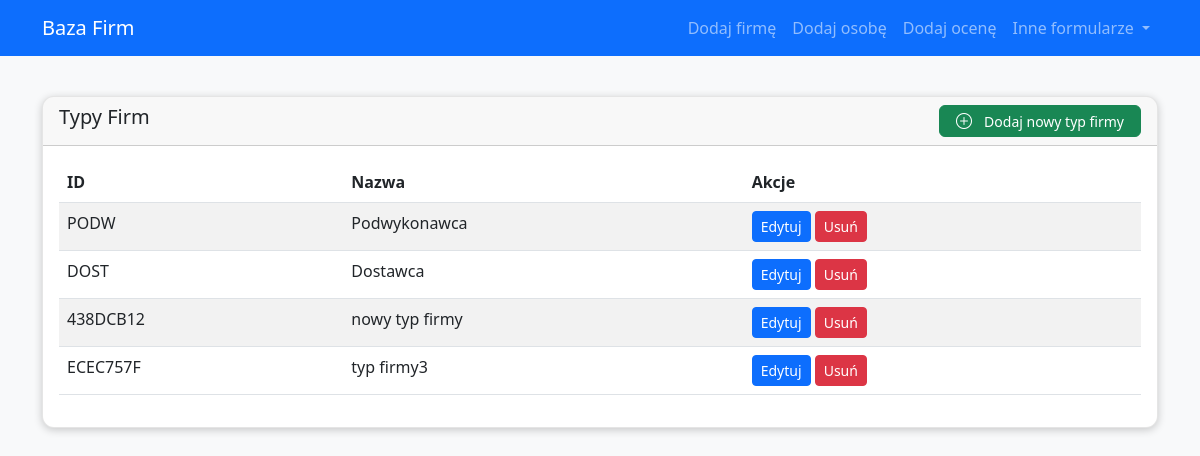
The page /company_types on the database as committed earlier.
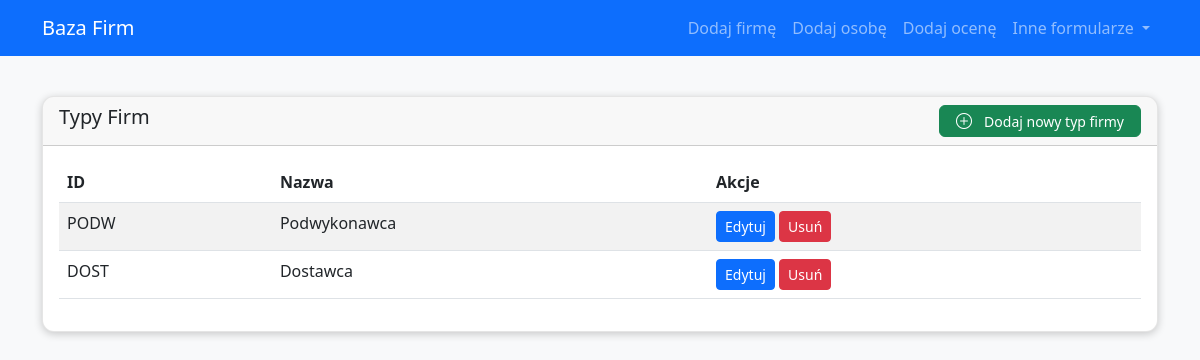
The same page on the database as committed later.
### app/models.py (models this page shows)
class FirmyTyp(db.Model):
    __tablename__ = 'FIRMY_TYP'
    ID_FIRMY_TYP = db.Column(db.Text, primary_key=True)
    Typ_firmy = db.Column(db.Text)
    firmy = db.relationship('Firmy', backref='typ_firmy', lazy='dynamic')

### app/routes.py (the view)
@main.route('/company_types')
def list_company_types():
    company_types = FirmyTyp.query.all()
    return render_template('company_types.html', items=company_types, title='Typy Firm')

### app/templates/company_types.html
{% extends 'base.html' %}
{% block content %}
<div class="row">
    <div class="col-12">
        <div class="card">
            <div class="card-header d-flex justify-content-between align-items-center">
                <h5 class="card-title">{{ title }}</h5>
                 <a href="{{ url_for('main.new_company_type') }}" class="btn btn-success btn-sm">
                    <i class="bi bi-plus-circle"></i> Dodaj nowy typ firmy
                </a>
            </div>
            <div class="card-body">
                <table class="table table-striped">
                    <thead>
                        <tr>
                            <th>ID</th>
                            <th>Nazwa</th>
                            <th>Akcje</th>
                        </tr>
                    </thead>
                    <tbody>
                        {% for item in items %}
                        <tr>
                            <td>{{ item.ID_FIRMY_TYP }}</td>
                            <td>{{ item.Typ_firmy }}</td>
                            <td>
                                <a href="{{ url_for('main.edit_company_type', id=item.ID_FIRMY_TYP) }}" class="btn btn-sm btn-primary">Edytuj</a>
                                <form action="{{ url_for('main.delete_company_type', id=item.ID_FIRMY_TYP) }}" method="POST" style="display: inline;">
                                    <button type="submit" class="btn btn-sm btn-danger" onclick="return confirm('Czy na pewno chcesz usunąć ten typ firmy?');">Usuń</button>
                                </form>
                            </td>
                        </tr>
                        {% endfor %}
                    </tbody>
                </table>
            </div>
        </div>
    </div>
</div>
{% endblock %}

Rows that differ between the two databases and show on the page:
removed FirmyTyp: ID_FIRMY_TYP "438DCB12", Typ_firmy "nowy typ firmy"
removed FirmyTyp: ID_FIRMY_TYP "ECEC757F", Typ_firmy "typ firmy3"
